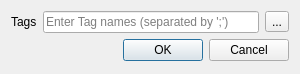
<?xml version="1.0" encoding="UTF-8"?>
<ui version="4.0">
 <class>TransactionTagsDialog</class>
 <widget class="QDialog" name="TransactionTagsDialog">
  <property name="windowModality">
   <enum>Qt::WindowModal</enum>
  </property>
  <property name="geometry">
   <rect>
    <x>0</x>
    <y>0</y>
    <width>300</width>
    <height>74</height>
   </rect>
  </property>
  <property name="sizePolicy">
   <sizepolicy hsizetype="Preferred" vsizetype="Preferred">
    <horstretch>0</horstretch>
    <verstretch>0</verstretch>
   </sizepolicy>
  </property>
  <property name="windowTitle">
   <string>Dialog</string>
  </property>
  <property name="locale">
   <locale language="English" country="UnitedKingdom"/>
  </property>
  <layout class="QFormLayout" name="formLayout">
   <item row="0" column="0">
    <widget class="QLabel" name="tagsLabel">
     <property name="text">
      <string>Tags</string>
     </property>
    </widget>
   </item>
   <item row="0" column="1">
    <layout class="QHBoxLayout" name="horizontalLayout">
     <item>
      <widget class="QLineEdit" name="tagsLineEdit">
       <property name="toolTip">
        <string>Both existing or new Tag names are valid</string>
       </property>
       <property name="placeholderText">
        <string>Enter Tag names (separated by ';')</string>
       </property>
      </widget>
     </item>
     <item>
      <widget class="QToolButton" name="selectTagToolButton">
       <property name="text">
        <string>...</string>
       </property>
      </widget>
     </item>
    </layout>
   </item>
   <item row="1" column="0" colspan="2">
    <widget class="QDialogButtonBox" name="buttonBox">
     <property name="standardButtons">
      <set>QDialogButtonBox::Cancel|QDialogButtonBox::Ok</set>
     </property>
    </widget>
   </item>
  </layout>
 </widget>
 <resources/>
 <connections/>
</ui>
